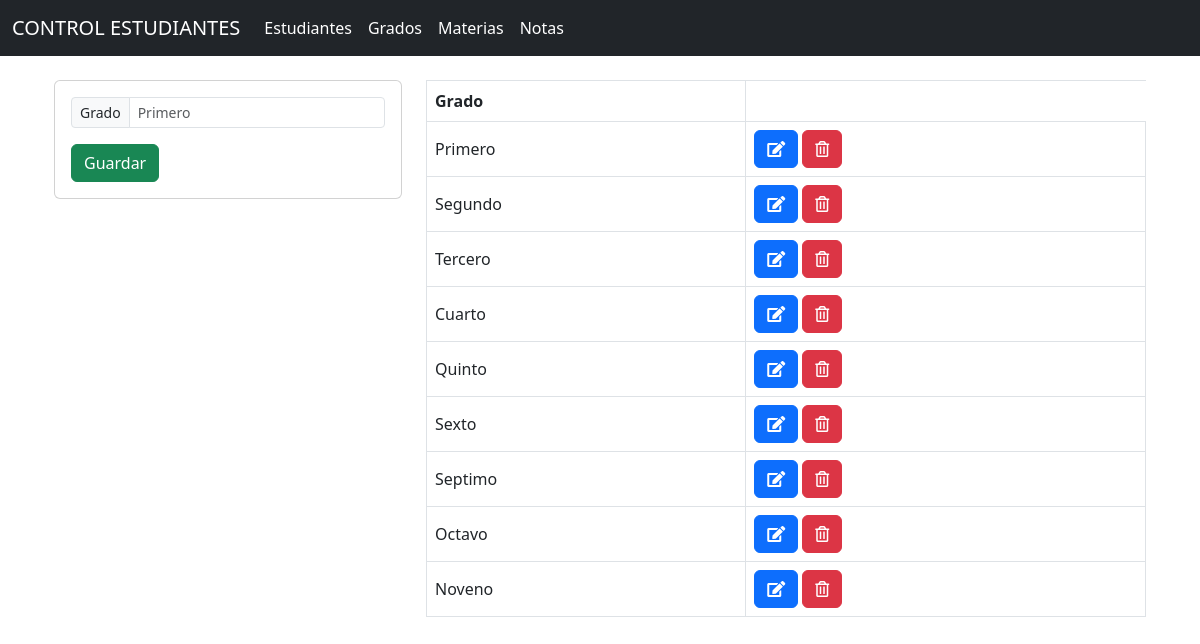
Page /grados.php on the committed database.
### tables this page shows
CREATE TABLE `grado` (
  `id` int(9) NOT NULL,
  `grado` varchar(10) NOT NULL
);

### grados.php (the view, shortened to what this page needs)
<?php include("db.php") ?>
<?php include("includes/header.php")?>
<div class="container p-4">
<div class="row">
        <div class="col-md-4">
            <div class="card card-body">
                <form action="save_grado.php" method="POST">
                    <div class="input-group input-group-sm mb-3">
                        <span class="input-group-text" id="inputGroup-sizing-default">Grado</span>
                        <input type="text" name="grado" class="form-control"
                        placeholder="Primero" autofocus>
                    </div>
                    <input type="submit" class="btn btn-success btn-block" name="save_grado" value="Guardar">
                </form>
            </div>
        </div>
        <div class="col-md-8 table-responsive">
            <table class="table table-bordered align-middle">
                <thead>
                    <tr>
                        <th>Grado</th>
                    </tr>
                </thead>
                <tbody>
                    <?php
                        $query = "SELECT * FROM GRADO";
                        $all_level = mysqli_query($connection, $query);
                        while($row = mysqli_fetch_array($all_level)) { ?>
                            <tr>
                                <td><?php echo $row['grado'] ?></td>
                                <td>
                                    <a href="edit_grado.php?id=<?php echo $row['id']?>"
                                    class="btn btn-primary">
                                        <i class="fas fa-edit"></i>
                                    </a>
                                    <a href="delete_grado.php?id=<?php echo $row['id']?>"
                                    class="btn btn-danger">
                                        <i class="far fa-trash-alt"></i>
                                    </a>
                                </td>
                            </tr>
                        <?php } ?>
                </tbody>
            </table>
        </div>
    </div>
</div>
<?php include("includes/footer.php") ?>

### rows in the picture
grado: grado "Primero"
grado: grado "Segundo"
grado: grado "Tercero"
grado: grado "Cuarto"
grado: grado "Quinto"
grado: grado "Sexto"
grado: grado "Septimo"
grado: grado "Octavo"
grado: grado "Noveno"
